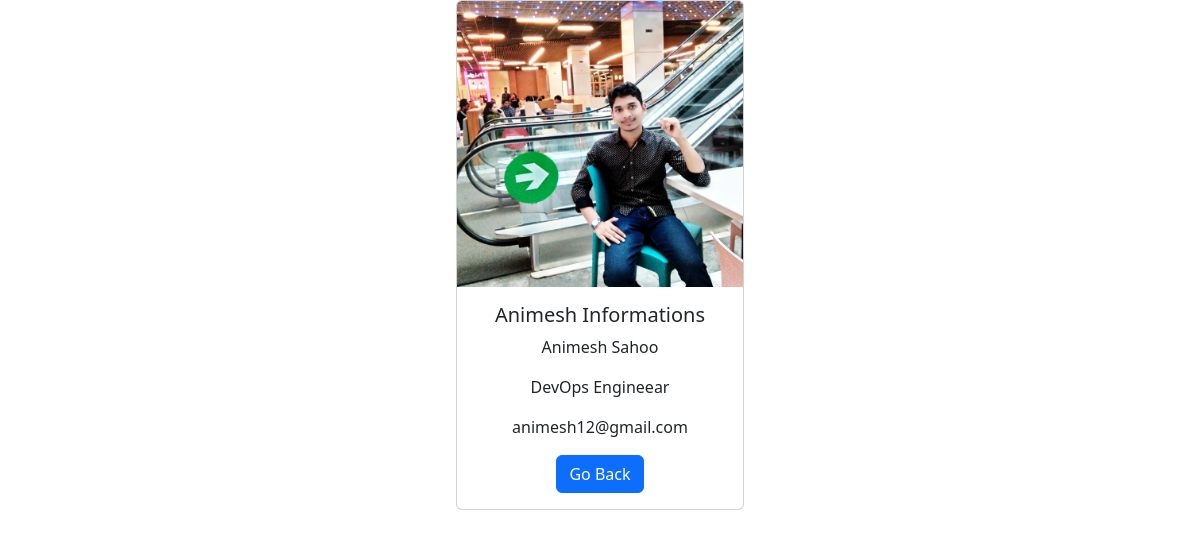
The page /showinformation/3/ on the database its author committed.
### employees/models.py (models this page shows, shortened)
class Employee (models.Model):
    first_name=models.CharField(max_length=50)
    last_name=models.CharField(max_length=50)
    photo=models.ImageField(upload_to='images/')
    degnination=models.CharField(max_length=100)
    email_address=models.EmailField(max_length=100, unique=True)

### employees/views.py (the view)
# urls.py: path('showinformation/<int:pk>/',ShowInformation, name='employee_information'),
def ShowInformation(request, pk):
    employee=Employee.objects.get(pk=pk)
    context={'employee':employee}
    return render(request, 'show_information.html', context)

### templates/show_information.html (shortened to what this page needs)
<!DOCTYPE html>
<html lang="en">
<head>
    <link href="https://cdn.jsdelivr.net/npm/bootstrap@5.3.3/dist/css/bootstrap.min.css" rel="stylesheet">
</head>
<body>
<center>
    <div class="card" style="width: 18rem;">
        <img src="{{employee.photo.url}}" class="card-img-top" alt="Employee Photo">
        <div class="card-body">
            <h5 class="card-title">{{employee.first_name}} Informations</h5>
            <p class="card-text">{{employee.first_name}} {{employee.last_name}}</p>
            <p class="card-text">{{employee.degnination}}</p>
            <p class="card-text">{{employee.email_address}}</p>
            <a href="{% url 'home' %}" class="btn btn-primary">Go Back</a>
        </div>
    </div>
</center>
</body>
</html>

### rows shown on the page
Employee: photo (picture), first_name "Animesh", last_name "Sahoo", degnination "DevOps Engineear", email_address "animesh12@gmail.com"
